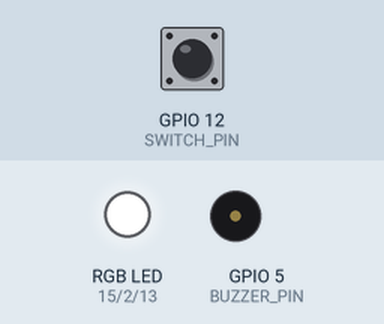
The sketch below on a simulated ESP32. Parts: an RGB LED mixed from three pins (HIGH = lit), buzzer (waves = sounding, pin HIGH). The inputs (shaded band) are chosen by the test bench; at power-on: GPIO 12 (SWITCH_PIN) LOW. What the sketch prints to the serial monitor is not drawn.

Above: at 3.2 s.
3.3 s: GPIO 12 (SWITCH_PIN) pulled HIGH for 0.15 s
At 3.9 s:
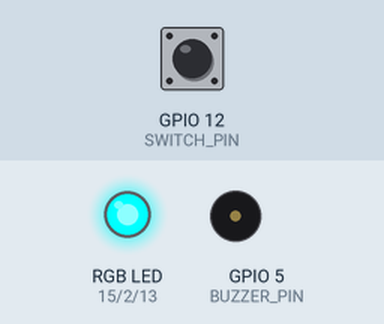
6.4 s: GPIO 12 (SWITCH_PIN) pulled HIGH for 3.2 s
At 7.5 s:
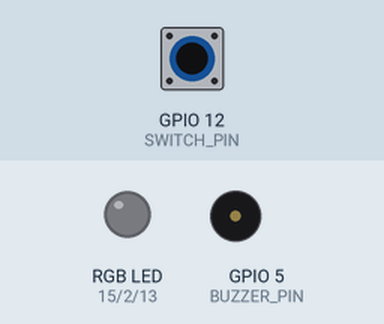
At 9.2 s:
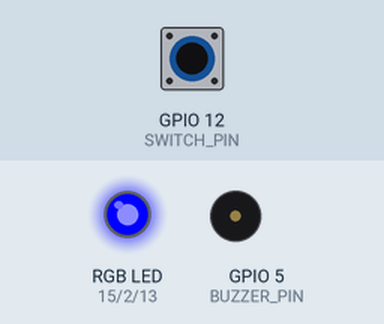
Timing chart, 0 to 29.6 s (numbered marks = the images above; inputs shaded):
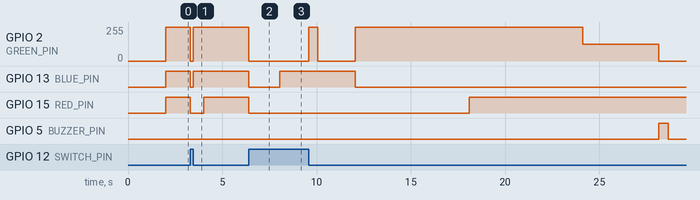

Measured:
- after the input at 3.3 s, GPIO 2 (GREEN_PIN): 255/255 → 0/255 at once, → 255/255 0.15 s later; GPIO 13 (BLUE_PIN): HIGH → LOW at once, → HIGH 0.15 s later; GPIO 15 (RED_PIN): HIGH → LOW at once, → HIGH 0.72 s later
- after the input at 6.4 s, GPIO 13 (BLUE_PIN): HIGH → LOW after 0.00 s instead of 5.7 s

The sketch:

sketch.ino
```cpp
#include <Arduino.h>
#include "DHT.h"

// define pins for components
#define DHTPIN 4         // dht22 data pin
#define DHTTYPE DHT22    // dht22 sensor type
#define RED_PIN 15       // rgb led red pin
#define GREEN_PIN 2      // rgb led green pin
#define BLUE_PIN 13      // rgb led blue pin
#define BUZZER_PIN 5     // buzzer pin
#define SWITCH_PIN 12    // slide switch for sleep mode

// initialize dht sensor object
DHT dht(DHTPIN, DHTTYPE);
bool sleepMode = false;
const float HUMIDITY_THRESHOLD = 80.0; // humidity alert threshold

// dummy data arrays for testing
float testHumidity[] = {30.0, 34.0, 38.5, 42.5, 45.0, 50.5, 52.5, 55.0, 60.0, 60.5, 65.0, 70.0, 75.5, 80.0, 85.0, 90.0, 95.0};
float testTemperature[] = {18.0, 19.5, 20.5, 21.0, 22.0, 23.5, 24.5, 25.0, 25.5, 26.0, 27.5, 28.0, 29.5, 30.0, 31.0, 32.0, 33.0};
int testIndex = 0;

void IRAM_ATTR handleSwitchInterrupt() {
    // check switch position and update RGB LED accordingly
    if (digitalRead(SWITCH_PIN) == LOW) {
        Serial.println("🟦 RGB LED: Cyan (Switch Right)");
        setRGBLED(0, 255, 255); // cyan color
    } else {
        Serial.println("⚫ RGB LED: Black (Switch Left)");
        setRGBLED(0, 0, 0); // turn off LED
    }
}

void setup() {
    Serial.begin(115200);

    // configure pin modes
    pinMode(RED_PIN, OUTPUT);
    pinMode(GREEN_PIN, OUTPUT);
    pinMode(BLUE_PIN, OUTPUT);
    pinMode(BUZZER_PIN, OUTPUT);
    pinMode(SWITCH_PIN, INPUT_PULLUP);

    attachInterrupt(digitalPinToInterrupt(SWITCH_PIN), handleSwitchInterrupt, CHANGE);

    // initialize dht sensor
    dht.begin();
    delay(2000); // allow dht22 to stabilize
    Serial.println("System initialised");
}

void loop() {
    // retrieve test data for humidity and temperature
    float humidity = testHumidity[testIndex];
    float temperature = testTemperature[testIndex];

    // display readings in serial monitor
    Serial.println("\n============================================");
    Serial.print("📊 Humidity: ");
    Serial.print(humidity);
    Serial.print("%  🌡 Temperature: ");
    Serial.print(temperature);
    Serial.println("°C");
    Serial.println("============================================");

    // update rgb led and buzzer based on humidity level
    controlRGBLED(humidity);
    controlBuzzer(humidity);

    // move to next data point (looping back when reaching end)
    testIndex = (testIndex + 1) % (sizeof(testHumidity) / sizeof(testHumidity[0]));

    delay(2000);
}

void controlRGBLED(float humidity) {
    if (humidity >= 90.0) {
        Serial.println("🟣 RGB LED: Purple (90% - 100%)");
        setRGBLED(128, 0, 128);
    } else if (humidity >= 80.0) {
        Serial.println("🔴 RGB LED: Red (80% - 90%)");
        setRGBLED(255, 0, 0);
    } else if (humidity >= 70.0) {
        Serial.println("🟠 RGB LED: Orange (70% - 80%)");
        setRGBLED(255, 125, 0);
    } else if (humidity >= 60.0) {
        Serial.println("🟡 RGB LED: Yellow (60% - 70%)");
        setRGBLED(255, 255, 0);
    } else if (humidity >= 50.0) {
        Serial.println("🟢 RGB LED: Green (50% - 60%)");
        setRGBLED(0, 255, 0);
    } else if (humidity >= 40.0) {
        Serial.println("🔵 RGB LED: Blue (40% - 50%)");
        setRGBLED(0, 0, 255);
    } else {
        Serial.println("⚪ RGB LED: White (30% - 40%)");
        setRGBLED(255, 255, 255);
    }
}

void controlBuzzer(float humidity) {
    if (humidity >= HUMIDITY_THRESHOLD) {
        Serial.println("🚨 Buzzer activated!");
        digitalWrite(BUZZER_PIN, HIGH);
        delay(500);
        digitalWrite(BUZZER_PIN, LOW);
    } else {
        Serial.println("🔇 Buzzer off");
    }
}

void setRGBLED(int r, int g, int b) {
    analogWrite(RED_PIN, r);
    analogWrite(GREEN_PIN, g);
    analogWrite(BLUE_PIN, b);
}
```
